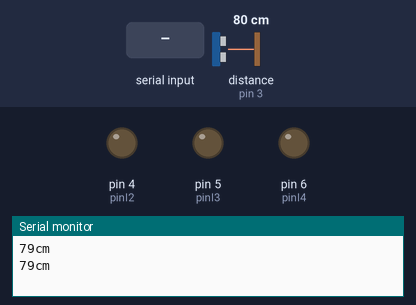
The sketch below on a simulated Arduino Uno, built with avr-gcc and run on an emulated ATmega328P. On the bench: output pins drawn as LEDs (lit = HIGH), the last lines printed to the serial monitor. Wiring (inferred from the names in the program): ultrasonic range finder: trigger pin 2; echo pin 3. Inputs (shaded band) come from the test bench; at power-on: distance to the obstacle (sensor on pin 3) 80 cm. The echo pulse lasts 58.3 µs per cm; pins used as bus, display or sensor lines are not drawn.

Above: at 1.2 s.
1.3 s: "a" received over Serial
At 2.9 s:
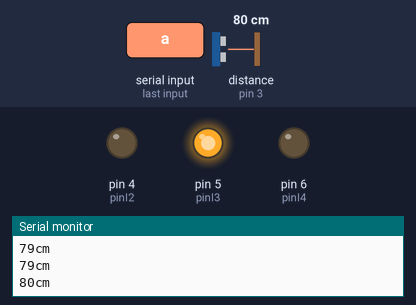
3.5 s: "w" received over Serial
At 4.4 s:
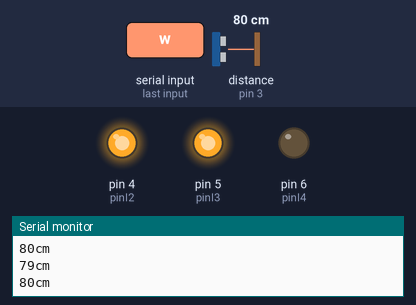
5.5 s: "s" received over Serial
At 7.1 s:
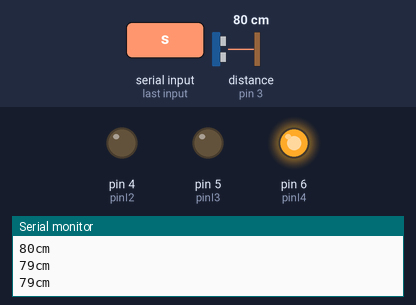
7.5 s: "d" received over Serial
At 8.7 s:
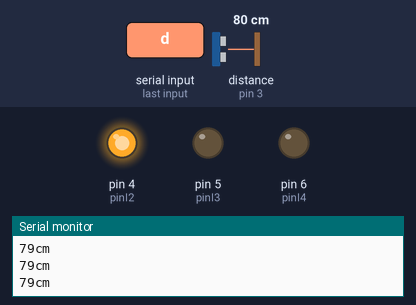
9.6 s: "p" received over Serial
At 11.4 s:
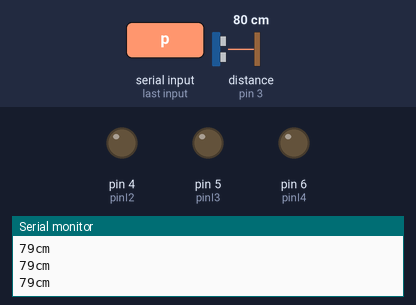
Timing chart, 0 to 12.6 s (numbered marks = the images above; inputs shaded):
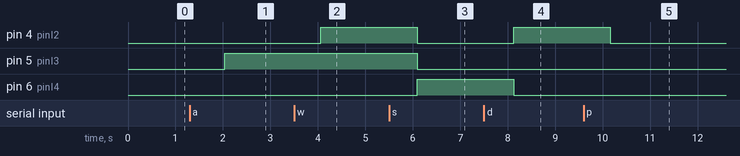

Measured:
- after the input at 1.3 s, pin 5 (pinI3): LOW → HIGH after 0.73 s
- after the input at 3.5 s, pin 4 (pinI2): LOW → HIGH after 0.57 s
- after the input at 5.5 s, pin 4 (pinI2), pin 5 (pinI3): HIGH → LOW after 0.60 s; pin 6 (pinI4): LOW → HIGH after 0.60 s
- after the input at 7.5 s, pin 4 (pinI2): LOW → HIGH after 0.63 s; pin 6 (pinI4): HIGH → LOW after 0.63 s
- after the input at 9.6 s, pin 4 (pinI2): HIGH → LOW after 0.56 s

The sketch:

run.ino
```cpp
#include "Arduino.h"
#include "SCoop.h"


int Trig  = 2;
int Echo = 3;


int pinI1=3;
int pinI2=4;
int pinI3=5;
int pinI4=6;


long duration, cm;

void setup() {
	mySCoop.start();
}

void loop() {
	yield();
}

defineTask(UWave);
void UWave::setup() {
	Serial.begin(9600);
	pinMode(Trig, OUTPUT);
	pinMode(Echo, INPUT);
}

void UWave::loop() {

	digitalWrite(Trig, LOW);
	delayMicroseconds(5);
	digitalWrite(Trig,HIGH);
	delayMicroseconds(10);
	digitalWrite(Trig, LOW);

	duration = pulseIn(Echo, HIGH);

	cm = (duration/2) / 29.1;

	Serial.print(cm);
	Serial.println("cm");

	delay(1000);
}


defineTask(CarControl);

void CarControl::setup() {

Serial.begin(9600);

	pinMode(pinI1,OUTPUT);
	pinMode(pinI2,OUTPUT);
	pinMode(pinI3,OUTPUT);
	pinMode(pinI4,OUTPUT);
}

void CarControl::loop()
  {
  if ( Serial.available() )
  {
	char c = Serial.read();
	if (c == 'w'){
	digitalWrite(pinI4, LOW);
	digitalWrite(pinI3, HIGH);
	digitalWrite(pinI1, LOW);
	digitalWrite(pinI2, HIGH);
	} else if (c == 's'){
	digitalWrite(pinI4, HIGH);
	digitalWrite(pinI3, LOW);
	digitalWrite(pinI2, LOW);
	digitalWrite(pinI1, HIGH);
	} else if (c == 'a'){
	digitalWrite(pinI4, LOW);
	digitalWrite(pinI3, HIGH);
	digitalWrite(pinI2, LOW);
	digitalWrite(pinI1, LOW);
	} else if (c == 'd'){
	digitalWrite(pinI4, LOW);
	digitalWrite(pinI3, LOW);
	digitalWrite(pinI2, HIGH);
	digitalWrite(pinI1, LOW);
	} else if (c == 'p'){
	digitalWrite(pinI4, LOW);
	digitalWrite(pinI3, LOW);
	digitalWrite(pinI2, LOW);
	digitalWrite(pinI1, LOW);
	}

  }
}
```
